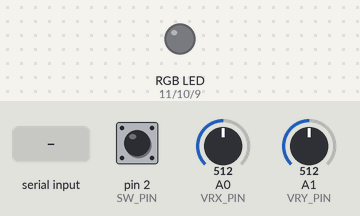
The sketch below on a simulated Arduino Uno, built with avr-gcc and run on an emulated ATmega328P. Shown: an RGB LED mixed from three pins (HIGH = lit). The inputs (shaded band) are chosen by the test bench; at power-on: pin 2 (SW_PIN) HIGH, A0 (VRX_PIN) = 512, A1 (VRY_PIN) = 512. Dim RGB values are drawn brighter than linear; what the sketch prints to the serial monitor is not drawn.

Above: at 1.2 s.
1.3 s: "90,45,200\n" received over Serial
At 2.4 s:
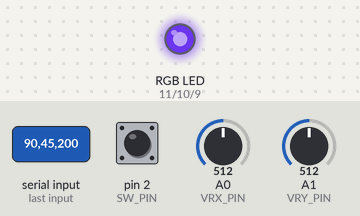
2.8 s: "30,150,10\n" received over Serial
At 3.5 s:
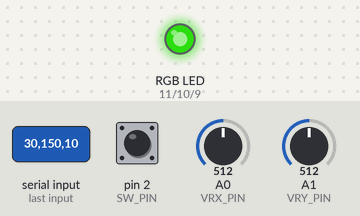
4.3 s: "1,90,45\n" received over Serial
At 4.6 s:
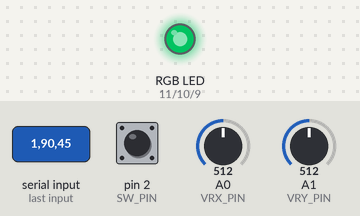
Timing chart, 0 to 7.3 s (numbered marks = the images above; inputs shaded):
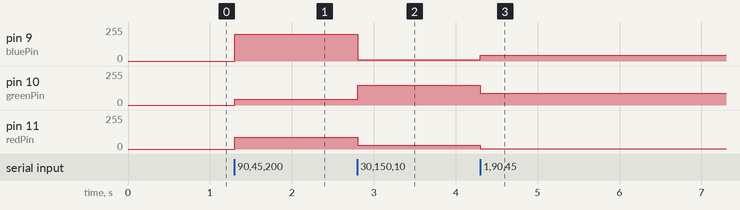

The sketch:

arduinoCode.ino
```cpp
#define VRX_PIN A0
#define VRY_PIN A1
#define SW_PIN 2

const int redPin = 11;
const int greenPin = 10;
const int bluePin = 9;

int joyX =0, joyY = 0, sw = 0;

const int numReadings = 10;

int xReadings[numReadings];  // the readings from the analog input
int yReadings[numReadings];
int readIndex = 0;          // the index of the current reading
int xTotal = 0;              // the running total
int yTotal = 0;
int xAverage = 0;            // the average
int yAverage = 0;
int xStart, yStart;
bool start = false;
unsigned long lastTime = 0;
const int interval = 16;

void setup() {
  // put your setup code here, to run once:
  Serial.begin(57600);
  pinMode(SW_PIN, INPUT_PULLUP);

  pinMode(redPin, OUTPUT);
  pinMode(greenPin, OUTPUT);
  pinMode(bluePin, OUTPUT);

  for(int i = 0; i < numReadings; i++) {
    xReadings[i] = 0;
    yReadings[i] = 0;
  }
}

void loop() {
  // if there's any serial available, read it:
  while (Serial.available() > 0) {

    // look for the next valid integer in the incoming serial stream:
    int red = Serial.parseInt();
    // do it again:
    int green = Serial.parseInt();
    // do it again:
    int blue = Serial.parseInt();

    // look for the newline. That's the end of your sentence:
    if (Serial.read() == '\n') {
      // constrain the values to 0 - 255 and invert
      // if you're using a common-cathode LED, just use "constrain(color, 0, 255);"
      red = constrain(red, 0, 255);
      green = constrain(green, 0, 255);
      blue = constrain(blue, 0, 255);

      // fade the red, green, and blue legs of the LED:
      analogWrite(redPin, red);
      analogWrite(greenPin, green);
      analogWrite(bluePin, blue);

    }
  }

  // put your main code here, to run repeatedly:
  int x = analogRead(VRX_PIN);
  int y = analogRead(VRY_PIN);
  int sw = digitalRead(SW_PIN);

  xTotal = xTotal - xReadings[readIndex];
  yTotal = yTotal - yReadings[readIndex];
  // read from the sensor:
  xReadings[readIndex] = x;
  yReadings[readIndex] = y;

  // add the reading to the total:
  xTotal = xTotal + x;
  yTotal = yTotal + y;
  // advance to the next position in the array:
  readIndex = readIndex + 1;

  // if we're at the end of the array...
  if (readIndex >= numReadings) {
    // ...wrap around to the beginning:
    readIndex = 0;
    if(!start) {
    xStart = xAverage;
    yStart = yAverage;
    start = true;
    }
  }

  // calculate the average:
  xAverage = xTotal / numReadings;
  yAverage = yTotal / numReadings;

  if (start) {
    unsigned long now = millis();
    if (now - lastTime > interval) {
       //Serial.print("x = ");
      Serial.print(xAverage-xStart);
      Serial.print(",");
      Serial.print(yAverage-yStart);
      Serial.print(",");
      Serial.println(!sw);

      lastTime = now;
    }
  }
}
```

Measured:
- after the input at 1.3 s, pin 9 (bluePin): 0/255 → 200/255 at once; pin 10 (greenPin): 0/255 → 45/255 at once; pin 11 (redPin): 0/255 → 90/255 at once
- after the input at 2.8 s, pin 9 (bluePin): 200/255 → 10/255 at once; pin 10 (greenPin): 45/255 → 150/255 at once; pin 11 (redPin): 90/255 → 30/255 at once
- after the input at 4.3 s, pin 9 (bluePin): 10/255 → 45/255 at once; pin 10 (greenPin): 150/255 → 90/255 at once; pin 11 (redPin): 30/255 → 1/255 at once
